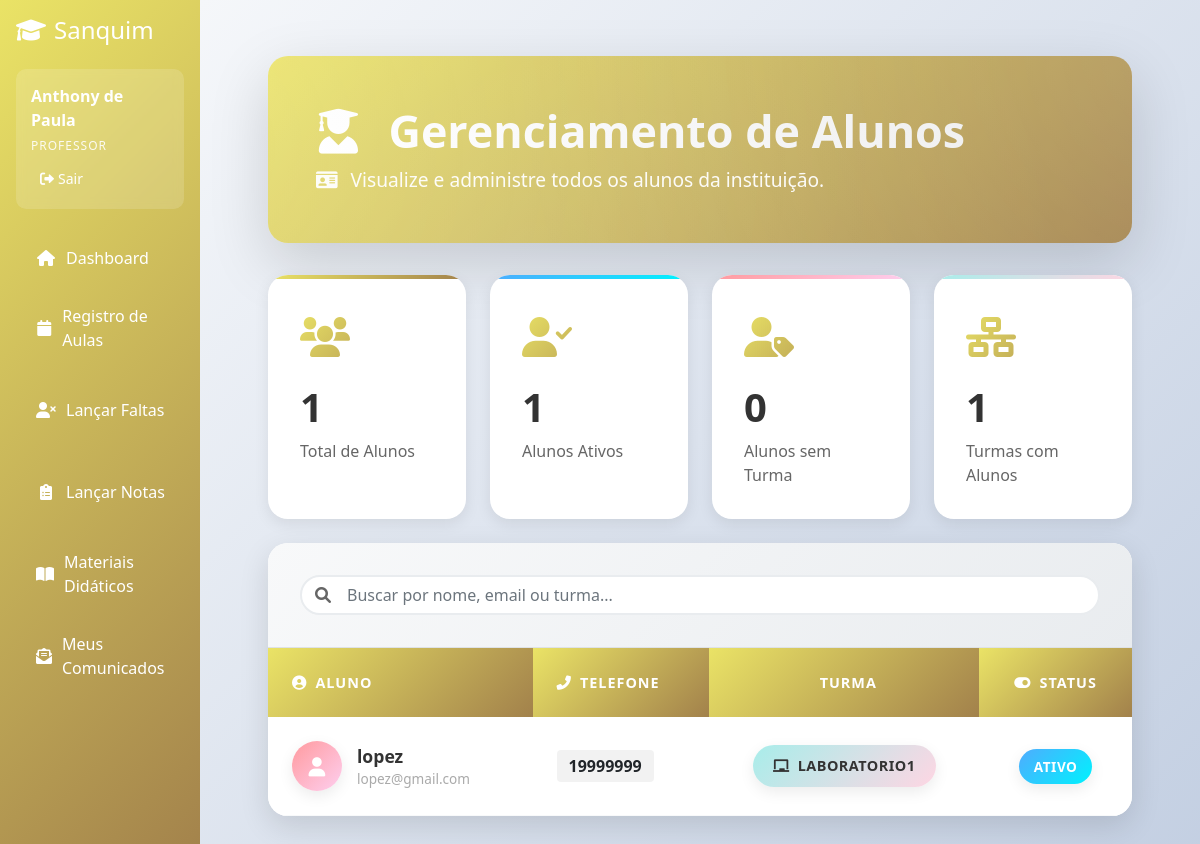
Before: /alunos (signed in) with the older database file.
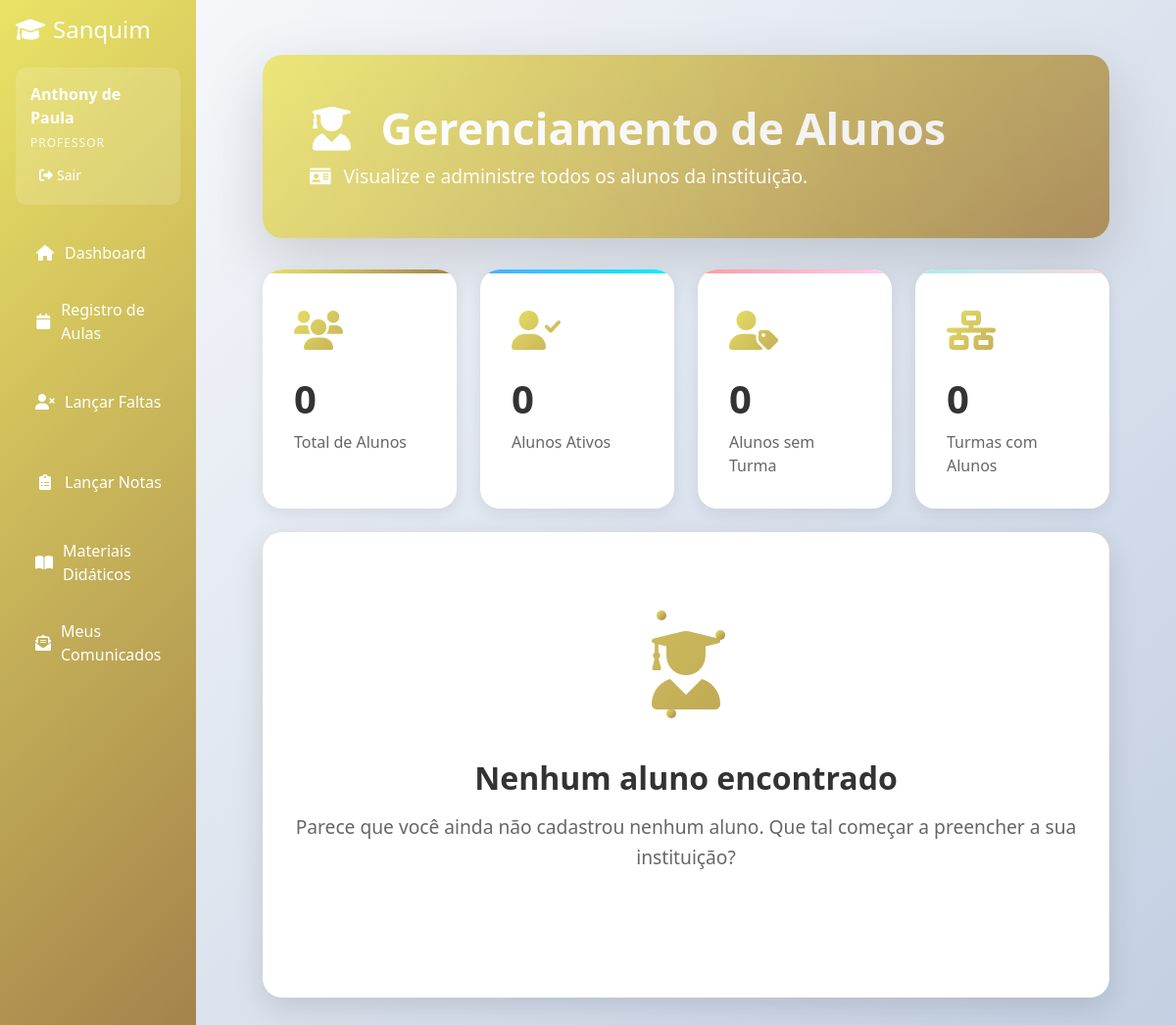
After: the same page with the newer database file.
### app.py (models this page shows, shortened)
class Aluno(db.Model):
    __tablename__ = 'aluno'
    id = db.Column(db.Integer, primary_key=True)
    nome = db.Column(db.String(100), nullable=False)
    ra = db.Column(db.String(20), nullable=False, unique=True)
    data_nascimento = db.Column(db.Date)
    cpf = db.Column(db.String(14), nullable=False, unique=True)
    rg = db.Column(db.String(20))
    endereco = db.Column(db.String(255))
    bairro = db.Column(db.String(100))
    cidade = db.Column(db.String(100))
    email = db.Column(db.String(120), unique=True, nullable=False)
    telefone = db.Column(db.String(20))
    status = db.Column(db.Integer, default=1)
    senha_hash = db.Column(db.String(255), nullable=True)
    turma_id = db.Column(db.Integer, db.ForeignKey('turma.id'))
    notas = db.relationship('Nota', backref='aluno', lazy=True)
    turma = db.relationship('Turma', backref='aluno', lazy=True)

class Turma(db.Model):
    __tablename__ = 'turma'
    id = db.Column(db.Integer, primary_key=True)
    nome = db.Column(db.String(50), nullable=False)
    curso_id = db.Column(db.Integer, db.ForeignKey('curso.id'), nullable=False)
    local = db.Column(db.String(100))
    periodo = db.Column(db.String(20))  # Matutino, Vespertino, Noturno
    ano = db.Column(db.Integer, nullable=False)
    semestre = db.Column(db.Integer, nullable=False)  # 1 ou 2
    status = db.Column(db.Integer, default=1)  # 1-Ativo, 0-Inativo
    curso = db.relationship('Curso', backref='turmas_vinculadas')
    alunos = db.relationship('Aluno', backref='turma_atual')
    disciplinas = db.relationship('Disciplina', backref='turma_associada')

### app.py (the view)
@app.route('/alunos')
@login_required
def listar_alunos():
    if session.get('user_tipo') == 'professor':
        professor_id = session.get('user_id')
        disciplinas = Disciplina.query.filter_by(professor_id=professor_id).all()
        alunos_ids = set()
        for disciplina in disciplinas:
            for nota in disciplina.notas:
                alunos_ids.add(nota.aluno_id)
        alunos = Aluno.query.filter(Aluno.id.in_(alunos_ids)).all() if alunos_ids else []
    else:
        alunos = Aluno.query.all()
    return render_template('alunos/listar.html', alunos=alunos)

### app.py (called while the page is built)
def login_required(f):
    @wraps(f)
    def decorated_function(*args, **kwargs):
        if 'user_id' not in session:
            return redirect(url_for('login'))
        return f(*args, **kwargs)
    return decorated_function

### templates/alunos/listar.html (shortened to what the changed rows need)
{% extends "base.html" %}
{% block content %}
<div class="main-container">
    <div class="header-section">
        <div class="header-content d-flex justify-content-between align-items-center flex-wrap">
            <div class="mb-3 mb-md-0">
                <h1 class="page-title mb-2">
                    <i class="fas fa-user-graduate me-3"></i>
                    Gerenciamento de Alunos
                </h1>
            </div>
        </div>
    </div>
    <div class="stats-container mb-4">
        <div class="row g-4">
            <div class="col-lg-3 col-md-6">
                <div class="stat-card stat-primary">
                    <div class="stat-content">
                        <h3>{{ alunos|length }}</h3>
                        <p>Total de Alunos</p>
                    </div>
                </div>
            </div>
            <div class="col-lg-3 col-md-6">
                <div class="stat-card stat-success">
                    <div class="stat-content">
                        <h3>{{ alunos|selectattr('status', 'equalto', 1)|list|length }}</h3>
                        <p>Alunos Ativos</p>
                    </div>
                </div>
            </div>
            <div class="col-lg-3 col-md-6">
                <div class="stat-card stat-info">
                    <div class="stat-content">
                        {% set turmas = namespace(items=[]) %}
                        {% for aluno in alunos if aluno.turma_id is not none and aluno.turma_id not in turmas.items %}
                            {% set turmas.items = turmas.items + [aluno.turma_id] %}
                        {% endfor %}
                        <h3>{{ turmas.items|length }}</h3>
                        <p>Turmas com Alunos</p>
                    </div>
                </div>
            </div>
        </div>
    </div>
    <div class="main-card">
        {% if alunos %}
        <div class="search-filter-bar">
            <div class="search-box">
                <i class="fas fa-search"></i>
                <input type="text" id="searchInput" placeholder="Buscar por nome, email ou turma..." class="form-control">
            </div>
        </div>
        <div class="table-container">
            <div class="table-responsive">
                <table class="table custom-table" id="alunosTable">
                    <thead>
                        <tr>
                            <th><i class="fas fa-user-circle me-2"></i>Aluno</th>
                            <th><i class="fas fa-phone-alt me-2"></i>Telefone</th>
                            <th class="text-center">Turma</th>
                            <th class="text-center"><i class="fas fa-toggle-on me-2"></i>Status</th>
                        </tr>
                    </thead>
                    <tbody>
                        {% for aluno in alunos %}
                        <tr>
                            <td>
                                <div class="disciplina-info">
                                    <div class="disciplina-avatar" style="background: linear-gradient(135deg, #ff9a9e 0%, #fecfef 100%);">
                                        <i class="fas fa-user"></i>
                                    </div>
                                    <div>
                                        <span class="subject-name">{{ aluno.nome }}</span>
                                        <small class="d-block text-muted-light">{{ aluno.email }}</small>
                                    </div>
                                </div>
                            </td>
                            <td>
                                <span class="badge fs-6 text-dark" style="background-color: rgba(0,0,0,0.05); padding: 8px 12px; font-weight: 600;">
                                    {{ aluno.telefone or 'Não informado' }}
                                </span>
                            </td>
                            <td class="text-center">
                                {% if aluno.turma %}
                                    <span class="category-badge" style="background: var(--info-gradient); color: #333;">
                                        <i class="fas fa-chalkboard me-2"></i>{{ aluno.turma.nome }}
                                    </span>
                                {% else %}
                                    <span class="category-badge" style="background: var(--danger-gradient); color: white;">
                                        <i class="fas fa-exclamation-triangle me-2"></i>Sem Turma
                                    </span>
                                {% endif %}
                            </td>
                            <td class="text-center">
                                <span class="status-badge status-{{ 'ativo' if aluno.status == 1 else 'inativo' }}">
                                    {{ 'Ativo' if aluno.status == 1 else 'Inativo' }}
                                </span>
                            </td>
                        </tr>
                        {% endfor %}
                    </tbody>
                </table>
            </div>
        </div>
        {% else %}
        <div class="empty-state">
            <div class="empty-animation">
                <div class="empty-icon">
                    <i class="fas fa-user-graduate"></i>
                </div>
                <div class="empty-particles">
                    <div class="particle"></div><div class="particle"></div><div class="particle"></div>
                </div>
            </div>
            <h5 class="empty-title">Nenhum aluno encontrado</h5>
            <p class="empty-description">Parece que você ainda não cadastrou nenhum aluno. Que tal começar a preencher a sua instituição?</p>
        </div>
        {% endif %}
    </div>
</div>
{% endblock %}

Changed rows visible on the page:
no longer on this page (row edited): Aluno: nome "lopez", email "lopez@gmail.com", telefone "19999999", turma.nome "LABORATORIO1", status "ATIVO"
Other visible differences:
{{ alunos|length }}: "1" → "0"
{{ alunos|selectattr('status', 'equalto', 1)|list|length }}: "1" → "0"
{{ turmas.items|length }}: "1" → "0"
text no longer shown: "ALUNO TELEFONE TURMA STATUS"
text now shown: "Nenhum aluno encontrado Parece que você ainda não cadastrou nenhum aluno. Que tal começar a preencher a sua instituição?"
